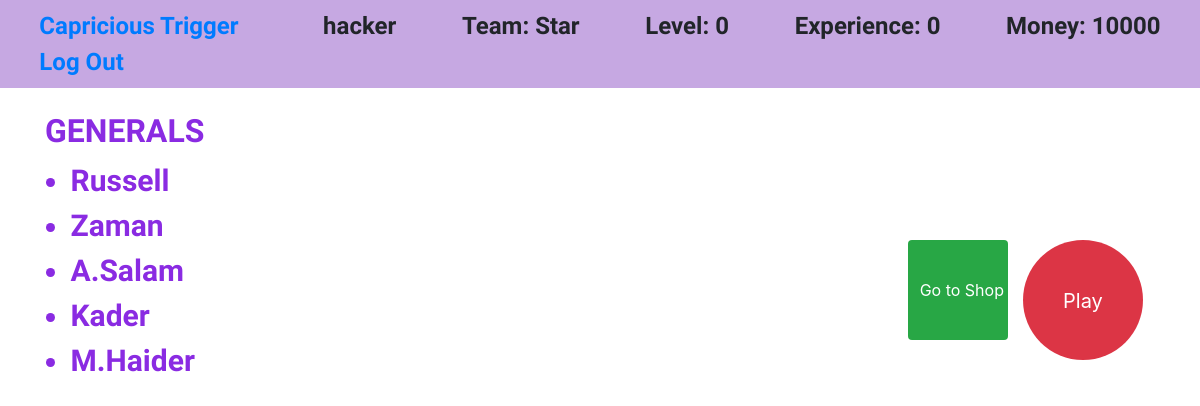
The page /cabinet (signed in) on the database its author committed.
### singlePlayer/models.py (models this page shows, shortened)
class User(AbstractUser):
    image_url = models.URLField(max_length=5000, blank=True, null=True)
    levels = models.IntegerField(default=0)
    experience = models.IntegerField(default=0)
    money = models.IntegerField(default=10000)
    team = models.ForeignKey(
        Team, on_delete=models.PROTECT, related_name="team", blank=True, null=True)

class Team(models.Model):
    name = models.CharField(max_length=40)
    image_url = models.URLField(max_length=5000)

class General(models.Model):
    name = models.CharField(max_length=40)
    team = models.ForeignKey(
        Team, on_delete=models.PROTECT, related_name='generals', blank=True, null=True)
    commander = models.ForeignKey(
        User, on_delete=models.PROTECT, related_name="generals", blank=True, null=True)
    cap_image_url = models.URLField(max_length=5000)
    max_life = models.IntegerField(default=5)
    life = models.IntegerField(default=5)
    attack = models.IntegerField(default=80)
    defense = models.IntegerField(default=50)
    is_selected = models.BooleanField(default=False)
    leading_role = models.BooleanField(default=False)
    on_battle_k_u = models.IntegerField(default=0)
    killed_units = models.IntegerField(default=0)
    as_opponent = models.ForeignKey(Opponent, on_delete=models.SET_NULL,
                                    related_query_name='generals', related_name='generals', blank=True, null=True)

### singlePlayer/views.py (the view)
# urls.py: path('cabinet', views.cabinet, name='cabinet'),
@login_required
def cabinet(request):
    user = User.objects.get(username=request.user)
    user_generals = General.objects.filter(commander=user)
    user_soldiers = Soldier.objects.filter(commander=user)
    soldiers = []
    for soldier in user_soldiers:
        if soldier.killed_units >= 5:
            soldiers.append(soldier)
    if user_generals.count() == 0:
        return redirect('choose')
    else:
        return render(request, 'game/cabinet.html', {
            "generals": user_generals,
            "soldiers": soldiers
        })

### singlePlayer/templates/game/cabinet.html (shortened to what this page needs)
{% extends 'game/layout.html' %}
{% load static %}
{% block body %}
<div class="container" id="generals_cabinet">
    <div class="row">
        <div class="col"><br>
            <h2 class="title">Generals</h2>
            <ul id="generals">
                {% for general in generals %}
                <li class="general_names" data-general="{{ general.id }}">{{ general.name }}</li>
                {% endfor %}
            </ul>
        </div>
        <div class="col" id="attributes"></div>
        <div class="col"><br><br>
        </div>
        <div class="col">
            <br><br><br><br><br><br>
            <a href="{% url 'game' %}" class="btn btn-danger" id="start">Play</a>
            <a href="{% url 'shop' %}" class="btn btn-success" id="shop">Go to Shop</a>
        </div>
        <br><br>
    </div>
</div>
{% endblock body %}
{% block script %}
<link rel="stylesheet" href="{% static 'css/cabinet.css' %}">
{% endblock script %}

### singlePlayer/templates/game/layout.html (shortened to what this page needs)
<!DOCTYPE html>
<html lang="en">
{% load static %}
<head>
    <link rel="stylesheet" href="{% static 'css/cabinet.css' %}">
    <link rel="stylesheet" href="https://maxcdn.bootstrapcdn.com/bootstrap/4.0.0/css/bootstrap.min.css"
>
    {% block script %}
    {% endblock script %}
</head>
<body>
    <nav class="navbar navbar-light" style="background-color: rgb(198, 168, 226);">
        <a href='#' class='user-attr top_link'
            style="font-family:'Nanum Gothic', sans-serif;text-decoration: none;">Capricious Trigger</a><br>
        <span class="user-attr">{{ user }}</span>
        <span class="user-attr">Team: {{ user.team.name }}</span>
        <span class="user-attr">Level: {{ user.levels }}</span>
        <span class="user-attr">Experience: {{ user.experience }}</span>
        <span class="user-attr">Money: {{ user.money }}</span>
        <a href="{% url 'logout' %}" class="user-attr top_link" style="text-decoration: none;">Log Out</a>
    </nav>
    {% block body %}
    {% endblock %}
</body>

### singlePlayer/static/css/cabinet.css (style rules this page uses)
.general_names, .general_attributes, .soldier_ids { font-size: 24px; font-weight: bold; color: blueviolet }
.general_names { font-size: 30px; }
#generals { padding-left: 10%; }
.title { text-transform: uppercase; font-weight: bolder; color: blueviolet }
.soldier_name, .soldier_url, .title,.general_names, .general_attributes, .soldier_ids { font-family: 'Nanum Gothic', sans-serif; }
.user-attr { margin-left: 2%; margin-right: 2%; font-size: 24px; font-weight: bold; font-family:'Nanum Gothic', sans-serif; }
#start { width: 120px; height: 120px; border-radius: 50%; font-size: 20px; vertical-align: middle; text-align: center; }
#shop { width: 100px; height: 100px; float: left; text-align: center; padding-right: 10%; }
#shop,#start { border: 0px !important; margin:3%; }
@media screen and (min-width:491px) { #start { padding-top: 18%; } }
@media screen and (min-width:491px) { #shop { padding-top: 18%; } }
@media screen and (min-width:500px) { #start { padding-top: 8%; } }
@media screen and (min-width:500px) { #shop { padding-top: 8%; } }
@media screen and (min-width:775px) { #start { padding-top: 18%; } }
@media screen and (min-width:775px) { #shop { padding-top: 15%; } }

### rows shown on the page
User: username "hacker", team.name "Star", levels "0", experience "0", money "10000"
General: name "Russell"
General: name "Zaman"
General: name "A.Salam"
General: name "Kader"
General: name "M.Haider"
